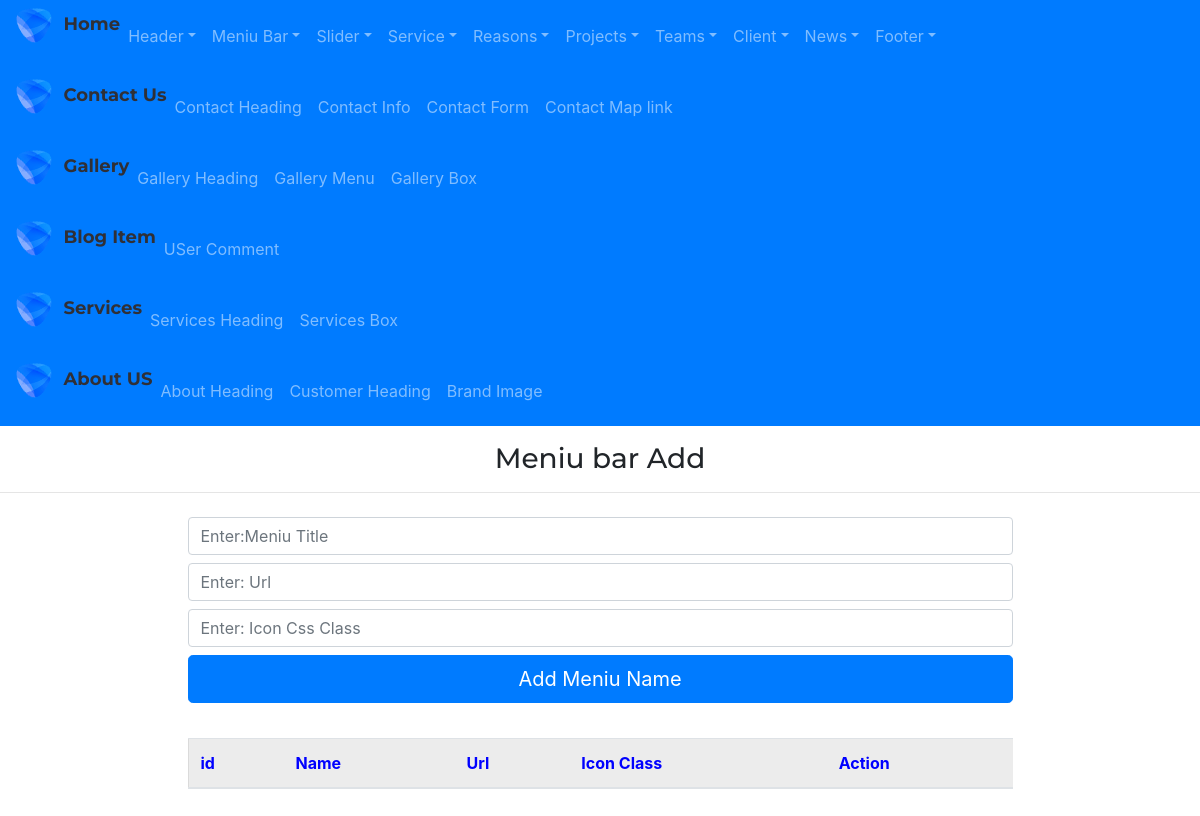
The page /admin/meniuNameAdd on the database as committed earlier.
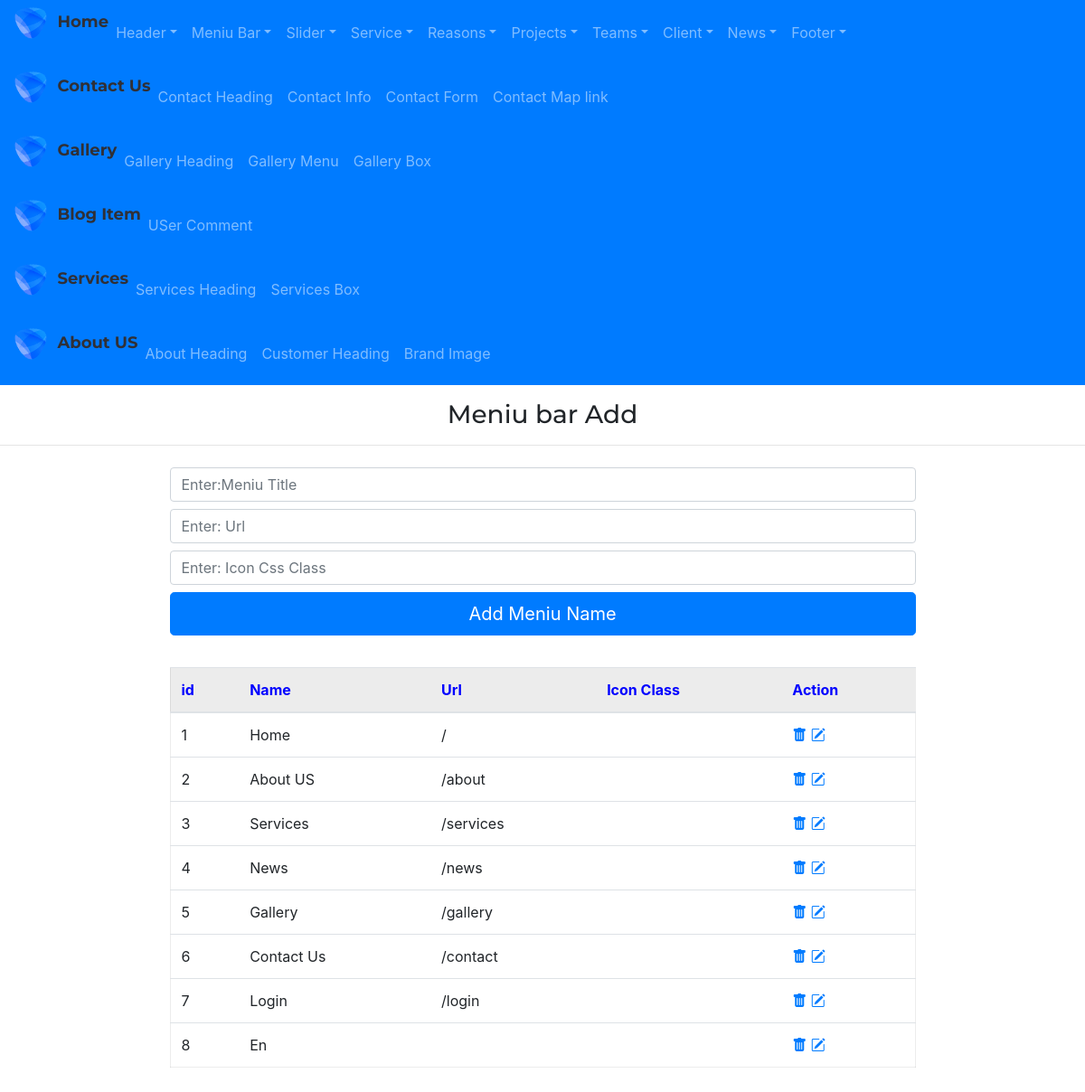
The same page on the database as committed later.
### app/models.py (models this page shows)
class MeniuName(db.Model):
    id=db.Column(db.Integer,primary_key=True)
    meniu_title=db.Column(db.String(255))
    meniu_url=db.Column(db.String(255))
    meniu_icon=db.Column(db.String(255))

### admin/routes.py (the view, shortened to what this page needs)
@app.route("/admin/meniuNameAdd", methods=['GET','POST'])
def meniuNameAdd():
    form=MeniuNameForm()
    meniu_names=MeniuName.query.all()
    return render_template("admin/meniuNameAdd.html",form=form, meniu_names=meniu_names)

### admin/forms.py
class MeniuNameForm(FlaskForm):
    meniu_title=StringField('meniu_title')
    meniu_url=StringField('meniu_url')
    meniu_icon=StringField('meniu_icon')
    submit=SubmitField()

### app/templates/admin/meniuNameAdd.html
{% extends "admin/base.html" %} {% block content %}
<div class="adminright">
    <h3 class="my-3" style="text-align: center;">Meniu bar Add</h3>
    <hr>
    <div class="container marg">
        <div class="row justify-content-center">
            <div class="col-9 ">
                <form action="{{url_for('meniuNameAdd')}}" method='POST'>
                    {{ form.meniu_title(class="form-control my-2",placeholder="Enter:Meniu Title")}}
                    {{ form.meniu_url(class="form-control my-2",placeholder="Enter: Url")}}
                    {{ form.meniu_icon(class="form-control my-2",placeholder="Enter: Icon Css Class")}}
                    {{ form.submit(value='Add Meniu Name',class='btn btn-primary btn-lg btn-block')}}
                </form>
            </div>
        </div>
    </div>
    <div class="container marg">
        <div class="row justify-content-center">
            <div class="col-9 ">
                <table class="table table-hover " style="margin:35px 0px; border:1px solid rgba(0,0,0,.075);">
                    <thead>
                        <tr style="background-color: rgba(0,0,0,.075); color:blue">
                            <th scope="col">id</th>
                            <th scope="col">Name</th>
                            <th scope="col">Url</th>
                            <th scope="col">Icon Class</th>
                            <th scope="col">Action</th>
                        </tr>
                    </thead>
                    <tbody>
                        {% for meniu_name in meniu_names %}
                        <tr>
                            <td scope="row">{{meniu_name.id}}</td>
                            <td>{{meniu_name.meniu_title}}</td>
                            <td>{{meniu_name.meniu_url}}</td>
                            <td>{{meniu_name.meniu_icon}}</td>
                            <td>
                                <a href="{{url_for('meniuNameDelete', id=meniu_name.id)}}"><i
                                        class="bi bi-trash-fill"></i></a>
                                <a href="{{url_for('meniuNameUpdate', id=meniu_name.id)}}"><i
                                        class="bi bi-pencil-square"></i></a>
                            </td>
                        </tr>
                        {% endfor %}
                    </tbody>
                </table>
            </div>
        </div>
    </div>
</div>
{% endblock %}

### app/templates/admin/base.html (shortened to what this page needs)
<!doctype html>
<html lang="en">
<head>
    <link rel="stylesheet" href="/static/admin/css/style.css">
    <link rel="stylesheet" href="https://cdn.jsdelivr.net/npm/bootstrap-icons@1.4.1/font/bootstrap-icons.css">
    <link rel="stylesheet" href="https://stackpath.bootstrapcdn.com/bootstrap/4.3.1/css/bootstrap.min.css"
>
</head>
<body>
    <div class="col-admin ">
        <nav class="navbar navbar-expand-sm navbar navbar-dark bg-primary">
            <div class="collapse navbar-collapse" id="collapsibleNavId">
                <ul class="navbar-nav mr-auto mt-2 mt-lg-0 align-items-center ">
                    <li class="nav-item dropdown">
                        <div class="logo">
                            <a href="/" style="text-decoration: none;"><img src="/static/uploads/PathSoft43.png"
                                    alt="LOGO PathSoft">
                                <span><b>Home</b></span></a>
                        </div>
                    </li>
                    <li class="nav-item dropdown">
                        <a class="nav-link dropdown-toggle" href="#" id="dropdownId" data-toggle="dropdown"
                            aria-haspopup="true" aria-expanded="false">Header</a>
                    </li>
                    <li class="nav-item dropdown">
                        <a class="nav-link dropdown-toggle" href="#" id="dropdownId" data-toggle="dropdown"
                            aria-haspopup="true" aria-expanded="false">Meniu Bar</a>
                    </li>
                    <li class="nav-item dropdown">
                        <a class="nav-link dropdown-toggle" href="#" id="dropdownId" data-toggle="dropdown"
                            aria-haspopup="true" aria-expanded="false">Slider</a>
                    </li>
                    <li class="nav-item dropdown">
                        <a class="nav-link dropdown-toggle" href="#" id="dropdownId" data-toggle="dropdown"
                            aria-haspopup="true" aria-expanded="false">Service</a>
                    </li>
                    <li class="nav-item dropdown">
                        <a class="nav-link dropdown-toggle" href="#" id="dropdownId" data-toggle="dropdown"
                            aria-haspopup="true" aria-expanded="false">Reasons</a>
                    </li>
                    <li class="nav-item dropdown">
                        <a class="nav-link dropdown-toggle" href="#" id="dropdownId" data-toggle="dropdown"
                            aria-haspopup="true" aria-expanded="false">Projects</a>
                    </li>
                    <li class="nav-item dropdown">
                        <a class="nav-link dropdown-toggle" href="#" id="dropdownId" data-toggle="dropdown"
                            aria-haspopup="true" aria-expanded="false">Teams</a>
                    </li>
                    <li class="nav-item dropdown">
                        <a class="nav-link dropdown-toggle" href="#" id="dropdownId" data-toggle="dropdown"
                            aria-haspopup="true" aria-expanded="false">Client</a>
                    </li>
                    <li class="nav-item dropdown">
                        <a class="nav-link dropdown-toggle" href="#" id="dropdownId" data-toggle="dropdown"
                            aria-haspopup="true" aria-expanded="false">News</a>
                    </li>
                    <li class="nav-item dropdown">
                        <a class="nav-link dropdown-toggle" href="#" id="dropdownId" data-toggle="dropdown"
                            aria-haspopup="true" aria-expanded="false">Footer</a>
                    </li>
                </ul>
            </div>
        </nav>
    </div>
    <div class="col-admin ">
        <nav class="navbar navbar-expand-sm navbar navbar-dark bg-primary">
            <div class="collapse navbar-collapse" id="collapsibleNavId">
                <ul class="navbar-nav mr-auto mt-2 mt-lg-0 align-items-center ">
                    <li class="nav-item dropdown">
                        <div class="logo">
                            <a href="/contact" style="text-decoration: none;"><img src="/static/uploads/PathSoft43.png"
                                    alt="LOGO PathSoft">
                                <span><b>Contact Us</b></span></a>
                        </div>
                    </li>
                    <li class="nav-item dropdown">
                        <a class="nav-link " href="{{url_for('contactheadingAdd')}}">Contact Heading</a>
                    </li>
                    <li class="nav-item dropdown">
                        <a class="nav-link " href="/admin">Contact Info</a>
                    </li>
                    <li class="nav-item dropdown">
                        <a class="nav-link " href="{{url_for('contactform')}}">Contact Form</a>
                    </li>
                    <li class="nav-item dropdown">
                        <a class="nav-link " href="{{url_for('contactmapAdd')}}">Contact Map link</a>
                    </li>
                </ul>
            </div>
        </nav>
    </div>
    <div class="col-admin ">
        <nav class="navbar navbar-expand-sm navbar navbar-dark bg-primary">
            <div class="collapse navbar-collapse" id="collapsibleNavId">
                <ul class="navbar-nav mr-auto mt-2 mt-lg-0 align-items-center ">
                    <li class="nav-item dropdown">
                        <div class="logo">
                            <a href="/gallery" style="text-decoration: none;"><img src="/static/uploads/PathSoft43.png"
                                    alt="LOGO PathSoft">
                                <span><b>Gallery</b></span></a>
                        </div>
                    </li>
                    <li class="nav-item dropdown">
                        <a class="nav-link " href="{{url_for('galleryheadingAdd')}}">Gallery Heading</a>
                    </li>
                    <li class="nav-item dropdown">
                        <a class="nav-link " href="{{url_for('gallerymenuAdd')}}">Gallery Menu</a>
                    </li>
                    <li class="nav-item dropdown">
                        <a class="nav-link " href="{{url_for('galleryboxAdd')}}">Gallery Box</a>
                    </li>
                </ul>
            </div>
        </nav>
    </div>
    <div class="col-admin ">
        <nav class="navbar navbar-expand-sm navbar navbar-dark bg-primary">
            <div class="collapse navbar-collapse" id="collapsibleNavId">
                <ul class="navbar-nav mr-auto mt-2 mt-lg-0 align-items-center ">
                    <li class="nav-item dropdown">
                        <div class="logo">
                            <a href="/news/blogitem" style="text-decoration: none;"><img
                                    src="/static/uploads/PathSoft43.png" alt="LOGO PathSoft">
                                <span><b>Blog Item</b></span></a>
                        </div>
                    </li>
                    <li class="nav-item dropdown">
                        <a class="nav-link " href="/admin/usercomment">USer Comment</a>
                    </li>
                </ul>
            </div>
        </nav>
    </div>
    <div class="col-admin ">
        <nav class="navbar navbar-expand-sm navbar navbar-dark bg-primary">
            <div class="collapse navbar-collapse" id="collapsibleNavId">
                <ul class="navbar-nav mr-auto mt-2 mt-lg-0 align-items-center ">
                    <li class="nav-item dropdown">
                        <div class="logo">
                            <a href="/services" style="text-decoration: none;"><img src="/static/uploads/PathSoft43.png"
                                    alt="LOGO PathSoft">
                                <span><b>Services</b></span></a>
                        </div>
                    </li>
                    <li class="nav-item dropdown">
                        <a class="nav-link " href="{{url_for('servicesheadingAdd')}}">Services Heading</a>
                    </li>
                    <li class="nav-item dropdown">
                        <a class="nav-link " href="{{url_for('servicesboxAdd')}}">Services Box</a>
                    </li>
                </ul>
            </div>
        </nav>
    </div>
    <div class="col-admin ">
        <nav class="navbar navbar-expand-sm navbar navbar-dark bg-primary">
            <div class="collapse navbar-collapse" id="collapsibleNavId">
                <ul class="navbar-nav mr-auto mt-2 mt-lg-0 align-items-center ">
                    <li class="nav-item dropdown">
                        <div class="logo">
                            <a href="/about" style="text-decoration: none;"><img src="/static/uploads/PathSoft43.png"
                                    alt="LOGO PathSoft">
                                <span><b>About US</b></span></a>
                        </div>
                    </li>
                    <li class="nav-item dropdown">
                        <a class="nav-link " href="{{url_for('aboutheadingAdd')}}">About Heading</a>
                    </li>
                    <li class="nav-item dropdown">
                        <a class="nav-link " href="{{url_for('customerheadingAdd')}}">Customer Heading</a>
                    </li>
                    <li class="nav-item dropdown">
                        <a class="nav-link " href="{{url_for('brandAdd')}}">Brand Image</a>
                    </li>
                </ul>
            </div>
        </nav>
    </div>
    {% block content %}
    {% endblock %}
</body>
</html>

### app/static/main/css/style.css (style rules this page uses)
body { font-family: "Istok Web", sans-serif; }
h4, h3, h2 { font-family: Montserrat, sans-serif; }
a:link { text-decoration: none; }
ul { list-style: none; }
.logo img { width: 36px; height: 35px; object-fit: cover; vertical-align: middle; margin-right: 7px; }
.logo span { font-size: 1.125rem; color: #303036; text-decoration: none; font-family: "Montserrat"; }
.logo { margin-bottom: 1.25rem; align-items: center; }

Rows that differ between the two databases and show on the page:
added MeniuName: id "1", meniu_title "Home", meniu_url "/"
added MeniuName: id "2", meniu_title "About US", meniu_url "/about"
added MeniuName: id "3", meniu_title "Services", meniu_url "/services"
added MeniuName: id "4", meniu_title "News", meniu_url "/news"
added MeniuName: id "5", meniu_title "Gallery", meniu_url "/gallery"
added MeniuName: id "6", meniu_title "Contact Us", meniu_url "/contact"
added MeniuName: id "7", meniu_title "Login", meniu_url "/login"
added MeniuName: id "8", meniu_title "En"
